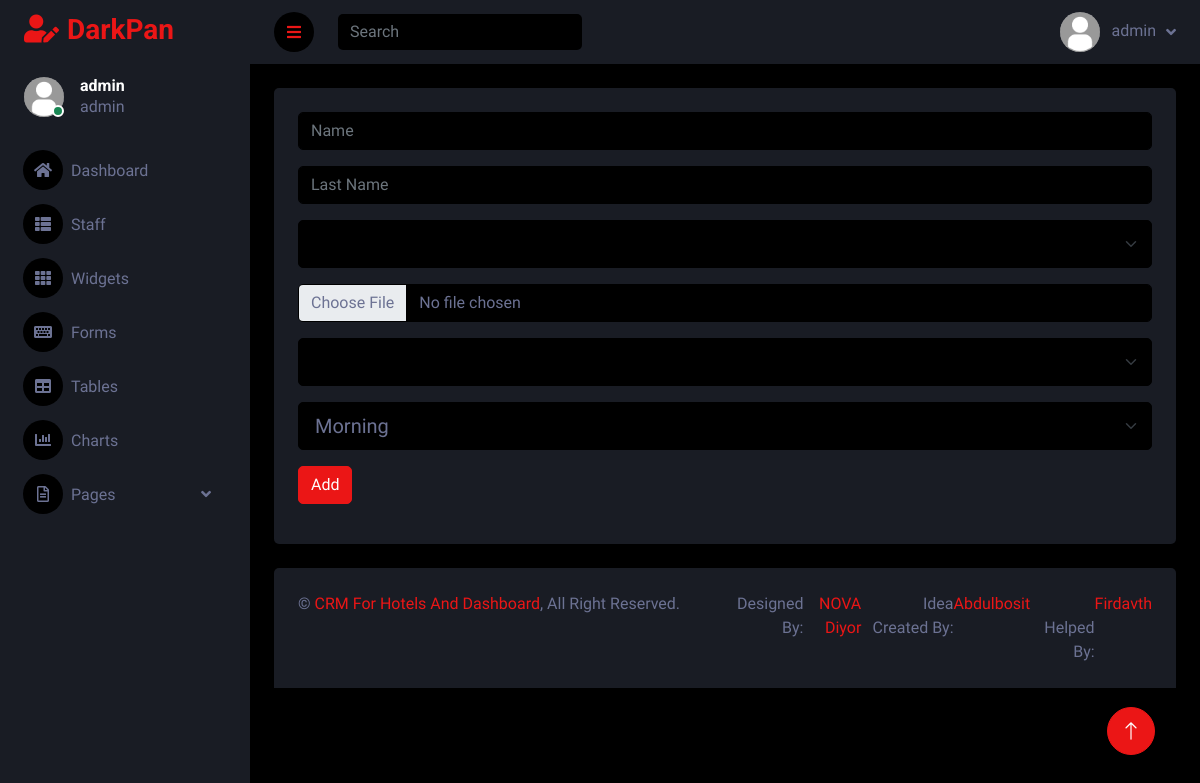
The page /staff/add/ (signed in) on the database as committed earlier.
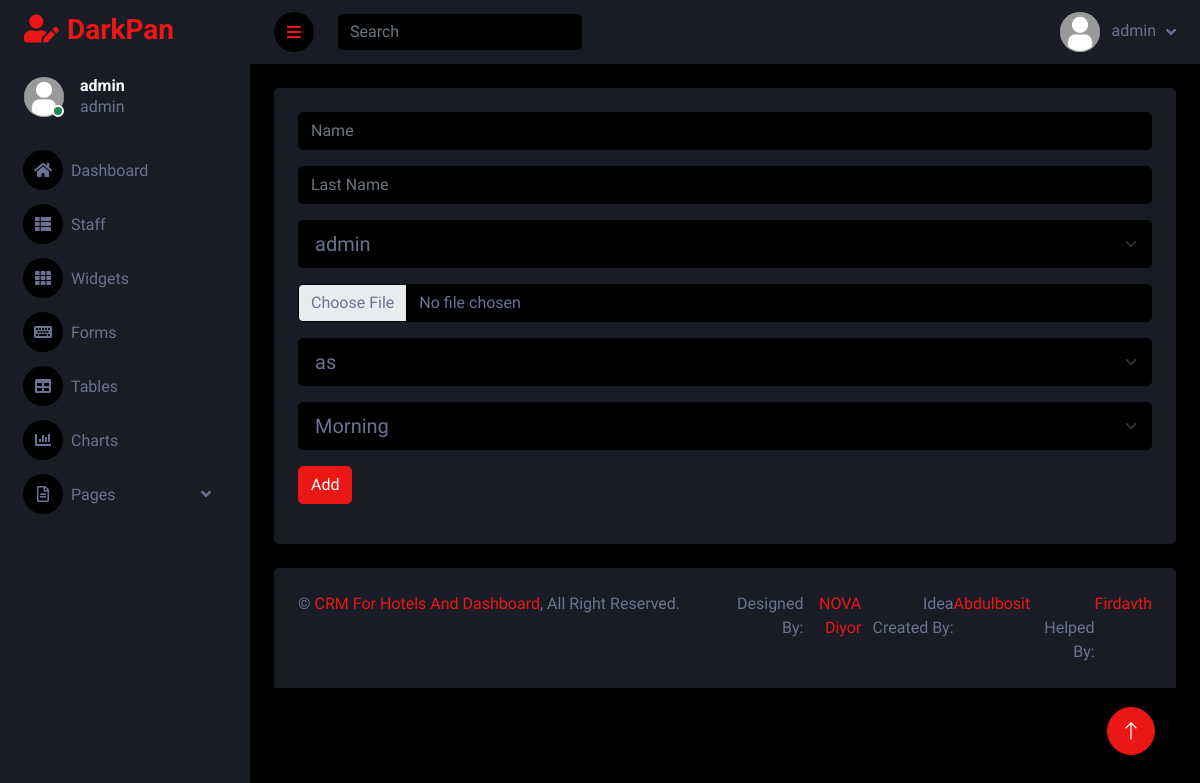
The same page on the database as committed later.
### main/models.py (models this page shows)
class User(AbstractUser):
    status = models.IntegerField(default=3, choices=(
        (1, 'admin'),
        (2, 'staff'),
        (3, 'user'),
    ))
    phone = models.IntegerField(null=True, blank=True)
    passport = models.CharField(max_length=210, null=True, blank=True)

### main/views.py (the view, shortened to what this page needs)
# urls.py: path('staff/add/', add_staff, name='add-staff'),
@login_required(login_url='login')
def add_staff(request):
    us = User.objects.filter(status=2)
    context = {
        'users': us.last(),
        'role': Role.objects.all()
    }
    return render(request, 'add-staff.html', context)

### templates/add-staff.html (shortened to what this page needs)
{% extends "base.html" %}
{% block content %}
<div class="container-fluid pt-4 px-4">
    <div class="row g-4">
        <div class="col-sm-12 col-xl-12">
            <div class="bg-secondary rounded h-100 p-4">
                <form action="{% url 'add-staff' %}" method="post" enctype="multipart/form-data">
                    <div class="col-12">
                        <input type="text" name="name" class="form-control mb-3" placeholder="Name" required>
                    </div>
                    <div class="col-12">
                        <input type="text" name="l-name" class="form-control mb-3" placeholder="Last Name" required>
                    </div>
                    <div class="col-12">
                        <select class="form-select form-select-lg mb-3" name="status" aria-label=".form-select-lg example" required>
                            {% for i in role %}
                                <option value="{{ i.id }}">{{ i.name }}</option>
                            {% endfor %}
                        </select>
                    </div>
                    <div class="col-12">
                        <input class="form-control bg-dark mb-3" name="img" type="file" required>
                    </div>
                    <div class="col-12">
                        <select class="form-select form-select-lg mb-3" name="user" aria-label=".form-select-lg example" required>
                            <option value="{{ users.id }}">{{ users.username }}</option>
                        </select>
                    </div>
                    <div class="col-12">
                        <select class="form-select form-select-lg mb-3" name="time" aria-label=".form-select-lg example" required>
                            <option value="1">Morning</option>
                        </select>
                    </div>
                    <button type="submit" class="btn btn-primary mb-3">Add</button>
                </form>
            </div>
        </div>
    </div>
</div>
{% endblock %}

### templates/base.html (shortened to what this page needs)
{% load static %}
<!DOCTYPE html>
<html lang="en">
<head>
    <link href="https://cdnjs.cloudflare.com/ajax/libs/font-awesome/5.10.0/css/all.min.css" rel="stylesheet">
    <link href="https://cdn.jsdelivr.net/npm/bootstrap-icons@1.4.1/font/bootstrap-icons.css" rel="stylesheet">
    <link href="{% static 'lib/owlcarousel/assets/owl.carousel.min.css' %}" rel="stylesheet">
    <link href="{% static 'lib/tempusdominus/css/tempusdominus-bootstrap-4.min.css' %}" rel="stylesheet" />
    <link href="{% static 'css/bootstrap.min.css' %}" rel="stylesheet">
    <link href="{% static 'css/style.css' %}" rel="stylesheet">
</head>
<body>
    <div class="container-fluid position-relative d-flex p-0">
        <div class="sidebar pe-4 pb-3">
            <nav class="navbar bg-secondary navbar-dark">
                <a href="{% url 'dashboard' %}" class="navbar-brand mx-4 mb-3">
                    <h3 class="text-primary"><i class="fa fa-user-edit me-2"></i>DarkPan</h3>
                </a>
                <div class="d-flex align-items-center ms-4 mb-4">
                    <div class="position-relative">
                        <img class="rounded-circle" src="{% static 'img/user.png' %}" alt="" style="width: 40px; height: 40px;">
                        <div class="bg-success rounded-circle border border-2 border-white position-absolute end-0 bottom-0 p-1"></div>
                    </div>
                    <div class="ms-3">
                        <h6 class="mb-0">{{ user }}</h6>
                        <span>{{ user.get_status_display }}</span>
                    </div>
                </div>
                <div class="navbar-nav w-100">
                    {% if request.path == '/dashboard/' %}
                        <a href="{% url 'dashboard' %}" class="nav-item nav-link active"><i class="fa fa-home me-2"></i>Dashboard</a>
                    {% else %}
                        <a href="{% url 'dashboard' %}" class="nav-item nav-link"><i class="fa fa-home me-2"></i>Dashboard</a>
                    {% endif %}
                    <div class="nav-item dropdown">
                        <a href="#" class="nav-link" data-bs-toggle="dropdown"><i class="fa fa-th-list me-2"></i>Staff</a>
                    </div>
                    <a href="widget.html" class="nav-item nav-link"><i class="fa fa-th me-2"></i>Widgets</a>
                    <a href="form.html" class="nav-item nav-link"><i class="fa fa-keyboard me-2"></i>Forms</a>
                    <a href="table.html" class="nav-item nav-link"><i class="fa fa-table me-2"></i>Tables</a>
                    <a href="chart.html" class="nav-item nav-link"><i class="fa fa-chart-bar me-2"></i>Charts</a>
                    <div class="nav-item dropdown">
                        <a href="#" class="nav-link dropdown-toggle" data-bs-toggle="dropdown"><i class="far fa-file-alt me-2"></i>Pages</a>
                    </div>
                </div>
            </nav>
        </div>
        <div class="content">
            <nav class="navbar navbar-expand bg-secondary navbar-dark sticky-top px-4 py-0">
                <a href="#" class="sidebar-toggler flex-shrink-0">
                    <i class="fa fa-bars"></i>
                </a>
                <form class="d-none d-md-flex ms-4">
                    <input class="form-control bg-dark border-0" type="search" placeholder="Search">
                </form>
                <div class="navbar-nav align-items-center ms-auto">
                    <div class="nav-item dropdown">
                        <a href="#" class="nav-link dropdown-toggle" data-bs-toggle="dropdown">
                            <img class="rounded-circle me-lg-2" src="{% static 'img/user.png' %}" alt="" style="width: 40px; height: 40px;">
                            <span class="d-none d-lg-inline-flex">{{ user }}</span>
                        </a>
                    </div>
                </div>
            </nav>
        {% block content %}
        {% endblock content %}
            <div class="container-fluid pt-4 px-4">
                <div class="bg-secondary rounded-top p-4">
                    <div class="row">
                        <div class="col-12 col-sm-6 text-center text-sm-start">
                            &copy; <a href="{% url 'dashboard' %}">CRM For Hotels And Dashboard</a>, All Right Reserved.
                        </div>
                        <div class="col-12 col-sm-6 text-center text-sm-end df">
                            Designed By:  <a href="mailto:dbdmjkf@gmail.com">NOVA Diyor</a>
                            &emsp;Idea Created By: <a href="#">Abdulbosit</a>
                            &emsp;Helped By: <a href="#">Firdavth</a>
                        </div>
                    </div>
                </div>
            </div>
        </div>
        <a href="#" class="btn btn-lg btn-primary btn-lg-square back-to-top"><i class="bi bi-arrow-up"></i></a>
    </div>
</body>
</html>

### static/css/style.css (style rules this page uses)
:root { --primary: #EB1616; --secondary: #191C24; --light: #6C7293; --dark: #000000; }
.back-to-top { position: fixed; display: none; right: 45px; bottom: 45px; z-index: 99; }
.btn { transition: .5s; }
.btn-lg-square { width: 48px; height: 48px; }
.btn-square, .btn-sm-square, .btn-lg-square { padding: 0; display: inline-flex; align-items: center; justify-content: center; font-weight: normal; border-radius: 50px; }
.sidebar { position: fixed; top: 0; left: 0; bottom: 0; width: 250px; height: 100vh; overflow-y: auto; background: var(--secondary); transition: 0.5s; z-index: 999; }
.content { margin-left: 250px; min-height: 100vh; background: var(--dark); transition: 0.5s; }
@media (min-width: 992px) { .sidebar { margin-left: 0; } }
@media (min-width: 992px) { .content { width: calc(100% - 250px); } }
.sidebar .navbar .navbar-nav .nav-link { padding: 7px 20px; color: var(--light); font-weight: 500; border-left: 3px solid var(--secondary); border-radius: 0 30px 30px 0; outline: none; }
.sidebar .navbar .navbar-nav .nav-link i { width: 40px; height: 40px; display: inline-flex; align-items: center; justify-content: center; background: var(--dark); border-radius: 40px; }
.sidebar .navbar .dropdown-toggle::after { position: absolute; top: 15px; right: 15px; border: none; content: "\f107"; font-family: "Font Awesome 5 Free"; font-weight: 900; transition: .5s; }
.content .navbar .navbar-nav .nav-link { margin-left: 25px; padding: 12px 0; color: var(--light); outline: none; }
.content .navbar .sidebar-toggler, .content .navbar .navbar-nav .nav-link i { width: 40px; height: 40px; display: inline-flex; align-items: center; justify-content: center; background: var(--dark); border-radius: 40px; }
.content .navbar .dropdown-toggle::after { margin-left: 6px; vertical-align: middle; border: none; content: "\f107"; font-family: "Font Awesome 5 Free"; font-weight: 900; transition: .5s; }
.df { display: flex; justify-content: center; }

Rows that differ between the two databases and show on the page:
added User: user "as"
Other text that changed with them:
form field status: (not shown) → "admin"
